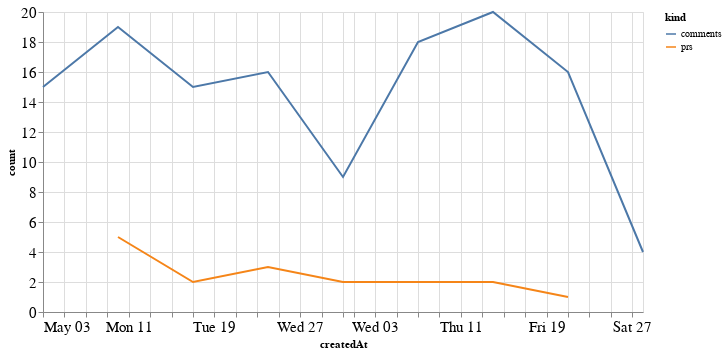

Write notebook code for a chart like this one.
### Code cell
alt.Chart(total_time, width=600).mark_line().encode(
    x='createdAt',
    y='count',
    color='kind'
)

### Figure 1 — Vega-Lite specification as saved in the notebook (floating-point values rounded to 4 significant figures)
{"config": {"axisLeft": {"labelFontSize": 15}, "axisBottom": {"labelFontSize": 15}}, "data": {"name": "data-bb259388749965c6dbd0e98429ed5bf3"}, "mark": "line", "encoding": {"color": {"type": "nominal", "field": "kind"}, "x": {"type": "temporal", "field": "createdAt"}, "y": {"type": "quantitative", "field": "count"}}, "width": 600, "$schema": "https://vega.github.io/schema/vega-lite/v4.8.1.json", "datasets": {"data-bb259388749965c6dbd0e98429ed5bf3": [{"createdAt": "2020-05-10T00:00:00", "kind": "prs", "count": 5.0}, {"createdAt": "2020-05-17T00:00:00", "kind": "prs", "count": 2.0}, {"createdAt": "2020-05-24T00:00:00", "kind": "prs", "count": 3.0}, {"createdAt": "2020-05-31T00:00:00", "kind": "prs", "count": 2.0}, {"createdAt": "2020-06-07T00:00:00", "kind": "prs", "count": 2.0}, {"createdAt": "2020-06-14T00:00:00", "kind": "prs", "count": 2.0}, {"createdAt": "2020-06-21T00:00:00", "kind": "prs", "count": 1.0}, {"createdAt": "2020-05-03T00:00:00", "kind": "prs", "count": null}, {"createdAt": "2020-06-28T00:00:00", "kind": "prs", "count": null}, {"createdAt": "2020-05-10T00:00:00", "kind": "comments", "count": 19.0}, {"createdAt": "2020-05-17T00:00:00", "kind": "comments", "count": 15.0}, {"createdAt": "2020-05-24T00:00:00", "kind": "comments", "count": 16.0}, {"createdAt": "2020-05-31T00:00:00", "kind": "comments", "count": 9.0}, {"createdAt": "2020-06-07T00:00:00", "kind": "comments", "count": 18.0}, {"createdAt": "2020-06-14T00:00:00", "kind": "comments", "count": 20.0}, {"createdAt": "2020-06-21T00:00:00", "kind": "comments", "count": 16.0}, {"createdAt": "2020-05-03T00:00:00", "kind": "comments", "count": 15.0}, {"createdAt": "2020-06-28T00:00:00", "kind": "comments", "count": 4.0}]}}
